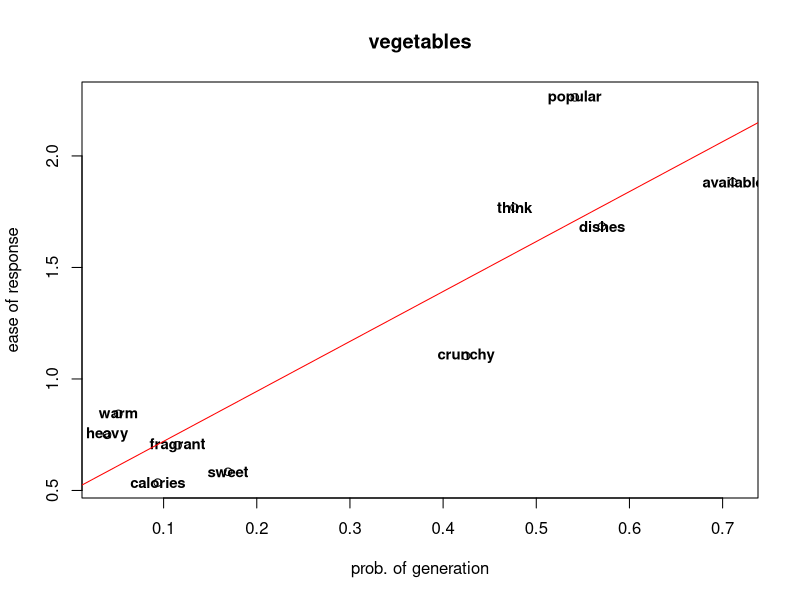

Write R code to recreate this figure.
genCorr = abs(c(0.5705715245609457, 0.5414066993921484, 0.7111093760951049, 0.4246094506168629, 0.47655677204291835, -0.05142553559714049, 0.03928128161072006, -0.09369407427843358, -0.11504084613286147, 0.16918140757029312))
numRes = c(5.636363636363637, 6.590909090909091, 5.888888888888889, 4.346153846153846, 5.64, 3.6923076923076925, 3.5, 2.608695652173913, 3.0869565217391304, 3.111111111111111)
times = c(10157.622727315402, 8385.481818208196, 9568.799999965579, 10287.957692275259, 9097.715999977889, 14868.960869565572, 13992.569230787452, 13380.782352968612, 14885.590476197096, 13829.116666678381)
combined = c(1.6838110999322993, 2.2625079823661824, 1.8826960638739754, 1.1035458215019527, 1.7685460700009088, 0.8437819942275065, 0.7493571504025612, 0.535350553229499, 0.7025648511651744, 0.5839945901151662)
labelNames = c('dishes', 'popular', 'available', 'crunchy', 'think', 'warm', 'heavy', 'calories', 'fragrant', 'sweet')
plot(genCorr, combined, main = "vegetables",
     xlab = "prob. of generation", ylab = "ease of response")
text(genCorr, combined, labels=labelNames, cex=0.9, font=2)
abline(lm(combined~genCorr), col="red") # regression line (y~x)
